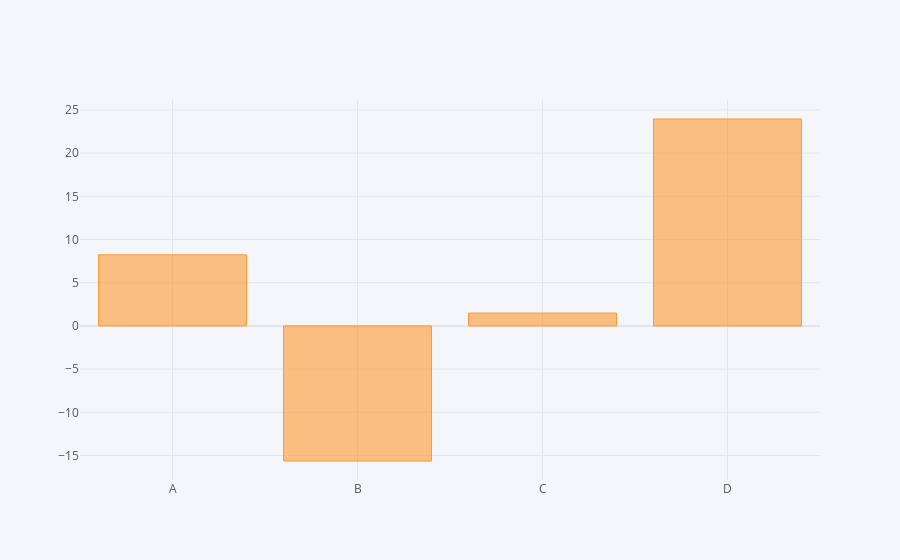

This figure's notebook cell:
### Code cell
df.sum().iplot(kind='bar') # Função de agregação

### Figure 1 — Plotly figure (JSON) as saved in the notebook; plotly's stock layout.template omitted (floating-point values rounded to 4 significant figures)
{"data": [{"marker": {"color": "rgba(255, 153, 51, 0.6)", "line": {"color": "rgba(255, 153, 51, 1.0)", "width": 1}}, "name": "None", "orientation": "v", "text": "", "type": "bar", "x": ["A", "B", "C", "D"], "y": [8.23, -15.64, 1.487, 23.95]}], "layout": {"legend": {"bgcolor": "#F5F6F9", "font": {"color": "#4D5663"}}, "paper_bgcolor": "#F5F6F9", "plot_bgcolor": "#F5F6F9", "title": {"font": {"color": "#4D5663"}}, "xaxis": {"gridcolor": "#E1E5ED", "showgrid": true, "tickfont": {"color": "#4D5663"}, "title": {"font": {"color": "#4D5663"}, "text": ""}, "zerolinecolor": "#E1E5ED"}, "yaxis": {"gridcolor": "#E1E5ED", "showgrid": true, "tickfont": {"color": "#4D5663"}, "title": {"font": {"color": "#4D5663"}, "text": ""}, "zerolinecolor": "#E1E5ED"}}}
